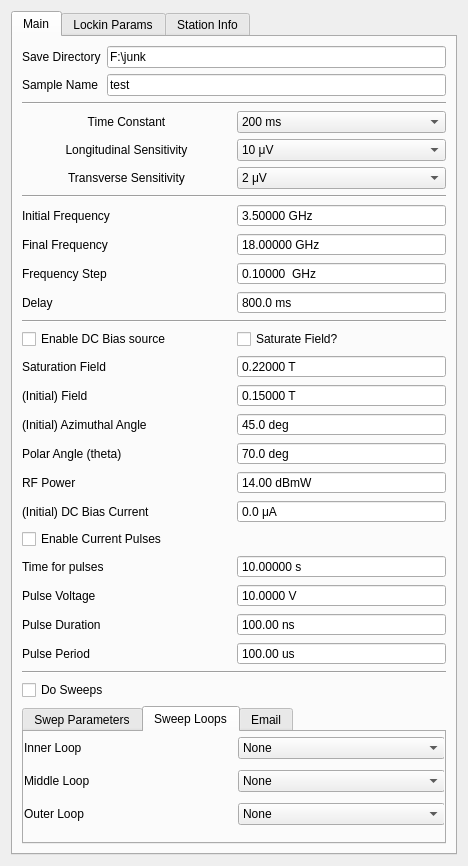
<?xml version="1.0" encoding="UTF-8"?>
<ui version="4.0">
 <class>Form</class>
 <widget class="QWidget" name="Form">
  <property name="geometry">
   <rect>
    <x>0</x>
    <y>0</y>
    <width>468</width>
    <height>866</height>
   </rect>
  </property>
  <property name="windowTitle">
   <string>Form</string>
  </property>
  <layout class="QVBoxLayout" name="verticalLayout">
   <item>
    <widget class="QTabWidget" name="tabWidget">
     <property name="currentIndex">
      <number>0</number>
     </property>
     <widget class="QWidget" name="tab">
      <attribute name="title">
       <string>Main</string>
      </attribute>
      <layout class="QVBoxLayout" name="verticalLayout_10">
       <item>
        <layout class="QGridLayout" name="save_params">
         <item row="3" column="1">
          <widget class="QLineEdit" name="sample_name">
           <property name="text">
            <string>test</string>
           </property>
           <property name="placeholderText">
            <string>test</string>
           </property>
          </widget>
         </item>
         <item row="3" column="0">
          <widget class="QLabel" name="label_12">
           <property name="enabled">
            <bool>true</bool>
           </property>
           <property name="text">
            <string>Sample Name</string>
           </property>
          </widget>
         </item>
         <item row="2" column="0">
          <widget class="QLabel" name="label_8">
           <property name="text">
            <string>Save Directory</string>
           </property>
          </widget>
         </item>
         <item row="2" column="1">
          <widget class="QLineEdit" name="save_dir">
           <property name="text">
            <string>F:\junk</string>
           </property>
          </widget>
         </item>
        </layout>
       </item>
       <item>
        <widget class="Line" name="line_3">
         <property name="orientation">
          <enum>Qt::Horizontal</enum>
         </property>
        </widget>
       </item>
       <item>
        <layout class="QGridLayout" name="lockin_params">
         <item row="3" column="0">
          <widget class="QLabel" name="label_2">
           <property name="text">
            <string>Longitudinal Sensitivity</string>
           </property>
           <property name="alignment">
            <set>Qt::AlignCenter</set>
           </property>
          </widget>
         </item>
         <item row="4" column="0">
          <widget class="QLabel" name="label_50">
           <property name="text">
            <string>Transverse Sensitivity</string>
           </property>
           <property name="alignment">
            <set>Qt::AlignCenter</set>
           </property>
          </widget>
         </item>
         <item row="3" column="1">
          <widget class="QComboBox" name="sensitivityL">
           <property name="editable">
            <bool>false</bool>
           </property>
           <property name="currentIndex">
            <number>12</number>
           </property>
           <item>
            <property name="text">
             <string>0 V</string>
            </property>
           </item>
           <item>
            <property name="text">
             <string>2 nV</string>
            </property>
           </item>
           <item>
            <property name="text">
             <string>5 nV</string>
            </property>
           </item>
           <item>
            <property name="text">
             <string>10 nV</string>
            </property>
           </item>
           <item>
            <property name="text">
             <string>20 nV</string>
            </property>
           </item>
           <item>
            <property name="text">
             <string>50 nV</string>
            </property>
           </item>
           <item>
            <property name="text">
             <string>100 nV</string>
            </property>
           </item>
           <item>
            <property name="text">
             <string>200 nV</string>
            </property>
           </item>
           <item>
            <property name="text">
             <string>500 nV</string>
            </property>
           </item>
           <item>
            <property name="text">
             <string>1 μV</string>
            </property>
           </item>
           <item>
            <property name="text">
             <string>2 μV</string>
            </property>
           </item>
           <item>
            <property name="text">
             <string>5 μV</string>
            </property>
           </item>
           <item>
            <property name="text">
             <string>10 μV</string>
            </property>
           </item>
           <item>
            <property name="text">
             <string>20 μV</string>
            </property>
           </item>
           <item>
            <property name="text">
             <string>50 μV</string>
            </property>
           </item>
           <item>
            <property name="text">
             <string>100 μV</string>
            </property>
           </item>
           <item>
            <property name="text">
             <string>200 μV</string>
            </property>
           </item>
           <item>
            <property name="text">
             <string>500 μV</string>
            </property>
           </item>
           <item>
            <property name="text">
             <string>1 mV</string>
            </property>
           </item>
           <item>
            <property name="text">
             <string>2 mV</string>
            </property>
           </item>
           <item>
            <property name="text">
             <string>5 mV</string>
            </property>
           </item>
           <item>
            <property name="text">
             <string>10 mV</string>
            </property>
           </item>
           <item>
            <property name="text">
             <string>20 mV</string>
            </property>
           </item>
           <item>
            <property name="text">
             <string>50 mV</string>
            </property>
           </item>
           <item>
            <property name="text">
             <string>100 mV</string>
            </property>
           </item>
           <item>
            <property name="text">
             <string>200 mV</string>
            </property>
           </item>
           <item>
            <property name="text">
             <string>500 mV</string>
            </property>
           </item>
           <item>
            <property name="text">
             <string>1 V</string>
            </property>
           </item>
          </widget>
         </item>
         <item row="2" column="1">
          <widget class="QComboBox" name="time_constant">
           <property name="currentText">
            <string>200 ms</string>
           </property>
           <property name="currentIndex">
            <number>12</number>
           </property>
           <item>
            <property name="text">
             <string>10 μs</string>
            </property>
           </item>
           <item>
            <property name="text">
             <string>20 μs</string>
            </property>
           </item>
           <item>
            <property name="text">
             <string>40 μs</string>
            </property>
           </item>
           <item>
            <property name="text">
             <string>80 μs</string>
            </property>
           </item>
           <item>
            <property name="text">
             <string>160 μs</string>
            </property>
           </item>
           <item>
            <property name="text">
             <string>320 μs</string>
            </property>
           </item>
           <item>
            <property name="text">
             <string>640 μs</string>
            </property>
           </item>
           <item>
            <property name="text">
             <string>5 ms</string>
            </property>
           </item>
           <item>
            <property name="text">
             <string>10 ms</string>
            </property>
           </item>
           <item>
            <property name="text">
             <string>20 ms</string>
            </property>
           </item>
           <item>
            <property name="text">
             <string>50 ms</string>
            </property>
           </item>
           <item>
            <property name="text">
             <string>100 ms</string>
            </property>
           </item>
           <item>
            <property name="text">
             <string>200 ms</string>
            </property>
           </item>
           <item>
            <property name="text">
             <string>500 ms</string>
            </property>
           </item>
           <item>
            <property name="text">
             <string>1 s</string>
            </property>
           </item>
           <item>
            <property name="text">
             <string>2 s</string>
            </property>
           </item>
           <item>
            <property name="text">
             <string>5 s</string>
            </property>
           </item>
           <item>
            <property name="text">
             <string>10 s</string>
            </property>
           </item>
           <item>
            <property name="text">
             <string>20 s</string>
            </property>
           </item>
           <item>
            <property name="text">
             <string>50 s</string>
            </property>
           </item>
           <item>
            <property name="text">
             <string>100 s</string>
            </property>
           </item>
           <item>
            <property name="text">
             <string>200 s</string>
            </property>
           </item>
           <item>
            <property name="text">
             <string>500 s</string>
            </property>
           </item>
           <item>
            <property name="text">
             <string>1 ks</string>
            </property>
           </item>
           <item>
            <property name="text">
             <string>2 ks</string>
            </property>
           </item>
           <item>
            <property name="text">
             <string>5 ks</string>
            </property>
           </item>
           <item>
            <property name="text">
             <string>10 ks</string>
            </property>
           </item>
           <item>
            <property name="text">
             <string>20 ks</string>
            </property>
           </item>
           <item>
            <property name="text">
             <string>50 ks</string>
            </property>
           </item>
          </widget>
         </item>
         <item row="2" column="0">
          <widget class="QLabel" name="label_3">
           <property name="text">
            <string>Time Constant</string>
           </property>
           <property name="alignment">
            <set>Qt::AlignCenter</set>
           </property>
          </widget>
         </item>
         <item row="4" column="1">
          <widget class="QComboBox" name="sensitivityT">
           <property name="editable">
            <bool>false</bool>
           </property>
           <property name="currentIndex">
            <number>10</number>
           </property>
           <item>
            <property name="text">
             <string>0 V</string>
            </property>
           </item>
           <item>
            <property name="text">
             <string>2 nV</string>
            </property>
           </item>
           <item>
            <property name="text">
             <string>5 nV</string>
            </property>
           </item>
           <item>
            <property name="text">
             <string>10 nV</string>
            </property>
           </item>
           <item>
            <property name="text">
             <string>20 nV</string>
            </property>
           </item>
           <item>
            <property name="text">
             <string>50 nV</string>
            </property>
           </item>
           <item>
            <property name="text">
             <string>100 nV</string>
            </property>
           </item>
           <item>
            <property name="text">
             <string>200 nV</string>
            </property>
           </item>
           <item>
            <property name="text">
             <string>500 nV</string>
            </property>
           </item>
           <item>
            <property name="text">
             <string>1 μV</string>
            </property>
           </item>
           <item>
            <property name="text">
             <string>2 μV</string>
            </property>
           </item>
           <item>
            <property name="text">
             <string>5 μV</string>
            </property>
           </item>
           <item>
            <property name="text">
             <string>10 μV</string>
            </property>
           </item>
           <item>
            <property name="text">
             <string>20 μV</string>
            </property>
           </item>
           <item>
            <property name="text">
             <string>50 μV</string>
            </property>
           </item>
           <item>
            <property name="text">
             <string>100 μV</string>
            </property>
           </item>
           <item>
            <property name="text">
             <string>200 μV</string>
            </property>
           </item>
           <item>
            <property name="text">
             <string>500 μV</string>
            </property>
           </item>
           <item>
            <property name="text">
             <string>1 mV</string>
            </property>
           </item>
           <item>
            <property name="text">
             <string>2 mV</string>
            </property>
           </item>
           <item>
            <property name="text">
             <string>5 mV</string>
            </property>
           </item>
           <item>
            <property name="text">
             <string>10 mV</string>
            </property>
           </item>
           <item>
            <property name="text">
             <string>20 mV</string>
            </property>
           </item>
           <item>
            <property name="text">
             <string>50 mV</string>
            </property>
           </item>
           <item>
            <property name="text">
             <string>100 mV</string>
            </property>
           </item>
           <item>
            <property name="text">
             <string>200 mV</string>
            </property>
           </item>
           <item>
            <property name="text">
             <string>500 mV</string>
            </property>
           </item>
           <item>
            <property name="text">
             <string>1 V</string>
            </property>
           </item>
          </widget>
         </item>
        </layout>
       </item>
       <item>
        <widget class="Line" name="line_2">
         <property name="orientation">
          <enum>Qt::Horizontal</enum>
         </property>
        </widget>
       </item>
       <item>
        <layout class="QGridLayout" name="field_params">
         <item row="2" column="1">
          <widget class="QDoubleSpinBox" name="frequency_end">
           <property name="buttonSymbols">
            <enum>QAbstractSpinBox::NoButtons</enum>
           </property>
           <property name="suffix">
            <string> GHz</string>
           </property>
           <property name="decimals">
            <number>5</number>
           </property>
           <property name="minimum">
            <double>0.000000000000000</double>
           </property>
           <property name="maximum">
            <double>20.000000000000000</double>
           </property>
           <property name="singleStep">
            <double>0.000010000000000</double>
           </property>
           <property name="value">
            <double>18.000000000000000</double>
           </property>
          </widget>
         </item>
         <item row="2" column="0">
          <widget class="QLabel" name="label_5">
           <property name="text">
            <string>Final Frequency</string>
           </property>
          </widget>
         </item>
         <item row="1" column="1">
          <widget class="QDoubleSpinBox" name="frequency_start">
           <property name="buttonSymbols">
            <enum>QAbstractSpinBox::NoButtons</enum>
           </property>
           <property name="suffix">
            <string> GHz</string>
           </property>
           <property name="decimals">
            <number>5</number>
           </property>
           <property name="minimum">
            <double>0.000000000000000</double>
           </property>
           <property name="maximum">
            <double>20.000000000000000</double>
           </property>
           <property name="singleStep">
            <double>0.000010000000000</double>
           </property>
           <property name="value">
            <double>3.500000000000000</double>
           </property>
          </widget>
         </item>
         <item row="1" column="0">
          <widget class="QLabel" name="label_4">
           <property name="text">
            <string>Initial Frequency</string>
           </property>
          </widget>
         </item>
         <item row="3" column="1">
          <widget class="QDoubleSpinBox" name="frequency_step">
           <property name="buttonSymbols">
            <enum>QAbstractSpinBox::NoButtons</enum>
           </property>
           <property name="suffix">
            <string>  GHz</string>
           </property>
           <property name="decimals">
            <number>5</number>
           </property>
           <property name="minimum">
            <double>0.000000000000000</double>
           </property>
           <property name="maximum">
            <double>5.000000000000000</double>
           </property>
           <property name="singleStep">
            <double>0.100000000000000</double>
           </property>
           <property name="value">
            <double>0.100000000000000</double>
           </property>
          </widget>
         </item>
         <item row="3" column="0">
          <widget class="QLabel" name="label_6">
           <property name="text">
            <string>Frequency Step</string>
           </property>
          </widget>
         </item>
         <item row="4" column="0">
          <widget class="QLabel" name="label_15">
           <property name="text">
            <string>Delay</string>
           </property>
          </widget>
         </item>
         <item row="4" column="1">
          <widget class="QDoubleSpinBox" name="delay">
           <property name="buttonSymbols">
            <enum>QAbstractSpinBox::NoButtons</enum>
           </property>
           <property name="suffix">
            <string> ms</string>
           </property>
           <property name="decimals">
            <number>1</number>
           </property>
           <property name="maximum">
            <double>5000.000000000000000</double>
           </property>
           <property name="value">
            <double>800.000000000000000</double>
           </property>
          </widget>
         </item>
        </layout>
       </item>
       <item>
        <widget class="Line" name="line">
         <property name="orientation">
          <enum>Qt::Horizontal</enum>
         </property>
        </widget>
       </item>
       <item>
        <layout class="QGridLayout" name="initial_params">
         <item row="8" column="1">
          <widget class="QLabel" name="label_13">
           <property name="text">
            <string>RF Power</string>
           </property>
          </widget>
         </item>
         <item row="1" column="2">
          <widget class="QCheckBox" name="saturate">
           <property name="text">
            <string>Saturate Field?</string>
           </property>
          </widget>
         </item>
         <item row="2" column="1">
          <widget class="QLabel" name="label_7">
           <property name="text">
            <string>Saturation Field</string>
           </property>
          </widget>
         </item>
         <item row="9" column="2">
          <widget class="QDoubleSpinBox" name="bias_start">
           <property name="buttonSymbols">
            <enum>QAbstractSpinBox::NoButtons</enum>
           </property>
           <property name="suffix">
            <string> μA</string>
           </property>
           <property name="decimals">
            <number>1</number>
           </property>
           <property name="minimum">
            <double>-101000.000000000000000</double>
           </property>
           <property name="maximum">
            <double>101000.000000000000000</double>
           </property>
           <property name="singleStep">
            <double>0.100000000000000</double>
           </property>
           <property name="value">
            <double>0.000000000000000</double>
           </property>
          </widget>
         </item>
         <item row="12" column="2">
          <widget class="QDoubleSpinBox" name="pulse_volt">
           <property name="buttonSymbols">
            <enum>QAbstractSpinBox::NoButtons</enum>
           </property>
           <property name="suffix">
            <string> V</string>
           </property>
           <property name="decimals">
            <number>4</number>
           </property>
           <property name="maximum">
            <double>50.000000000000000</double>
           </property>
           <property name="value">
            <double>10.000000000000000</double>
           </property>
          </widget>
         </item>
         <item row="2" column="2">
          <widget class="QDoubleSpinBox" name="field_saturation">
           <property name="buttonSymbols">
            <enum>QAbstractSpinBox::NoButtons</enum>
           </property>
           <property name="suffix">
            <string> T</string>
           </property>
           <property name="decimals">
            <number>5</number>
           </property>
           <property name="minimum">
            <double>-0.300000000000000</double>
           </property>
           <property name="maximum">
            <double>0.300000000000000</double>
           </property>
           <property name="value">
            <double>0.220000000000000</double>
           </property>
          </widget>
         </item>
         <item row="8" column="2">
          <widget class="QDoubleSpinBox" name="rf_power">
           <property name="buttonSymbols">
            <enum>QAbstractSpinBox::NoButtons</enum>
           </property>
           <property name="suffix">
            <string> dBmW</string>
           </property>
           <property name="maximum">
            <double>50.000000000000000</double>
           </property>
           <property name="value">
            <double>14.000000000000000</double>
           </property>
          </widget>
         </item>
         <item row="1" column="1">
          <widget class="QCheckBox" name="use_bias">
           <property name="text">
            <string>Enable DC Bias source</string>
           </property>
          </widget>
         </item>
         <item row="12" column="1">
          <widget class="QLabel" name="label_26">
           <property name="text">
            <string>Pulse Voltage</string>
           </property>
          </widget>
         </item>
         <item row="6" column="2">
          <widget class="QDoubleSpinBox" name="azimuth_start">
           <property name="buttonSymbols">
            <enum>QAbstractSpinBox::NoButtons</enum>
           </property>
           <property name="suffix">
            <string> deg</string>
           </property>
           <property name="decimals">
            <number>1</number>
           </property>
           <property name="minimum">
            <double>-360.000000000000000</double>
           </property>
           <property name="maximum">
            <double>360.000000000000000</double>
           </property>
           <property name="singleStep">
            <double>0.500000000000000</double>
           </property>
           <property name="value">
            <double>45.000000000000000</double>
           </property>
          </widget>
         </item>
         <item row="5" column="1">
          <widget class="QLabel" name="label_29">
           <property name="text">
            <string>(Initial) Field</string>
           </property>
          </widget>
         </item>
         <item row="5" column="2">
          <widget class="QDoubleSpinBox" name="field_strength_start">
           <property name="buttonSymbols">
            <enum>QAbstractSpinBox::NoButtons</enum>
           </property>
           <property name="suffix">
            <string> T</string>
           </property>
           <property name="decimals">
            <number>5</number>
           </property>
           <property name="minimum">
            <double>-0.270000000000000</double>
           </property>
           <property name="maximum">
            <double>0.270000000000000</double>
           </property>
           <property name="value">
            <double>0.150000000000000</double>
           </property>
          </widget>
         </item>
         <item row="7" column="2">
          <widget class="QDoubleSpinBox" name="polar_angle">
           <property name="buttonSymbols">
            <enum>QAbstractSpinBox::NoButtons</enum>
           </property>
           <property name="suffix">
            <string> deg</string>
           </property>
           <property name="decimals">
            <number>1</number>
           </property>
           <property name="minimum">
            <double>-90.000000000000000</double>
           </property>
           <property name="maximum">
            <double>90.000000000000000</double>
           </property>
           <property name="singleStep">
            <double>0.010000000000000</double>
           </property>
           <property name="value">
            <double>70.000000000000000</double>
           </property>
          </widget>
         </item>
         <item row="6" column="1">
          <widget class="QLabel" name="label_14">
           <property name="text">
            <string>(Initial) Azimuthal Angle</string>
           </property>
          </widget>
         </item>
         <item row="9" column="1">
          <widget class="QLabel" name="label_20">
           <property name="text">
            <string>(Initial) DC Bias Current</string>
           </property>
          </widget>
         </item>
         <item row="11" column="1">
          <widget class="QLabel" name="label_27">
           <property name="text">
            <string>Time for pulses</string>
           </property>
          </widget>
         </item>
         <item row="11" column="2">
          <widget class="QDoubleSpinBox" name="time_pulse">
           <property name="buttonSymbols">
            <enum>QAbstractSpinBox::NoButtons</enum>
           </property>
           <property name="suffix">
            <string> s</string>
           </property>
           <property name="decimals">
            <number>5</number>
           </property>
           <property name="maximum">
            <double>100.000000000000000</double>
           </property>
           <property name="value">
            <double>10.000000000000000</double>
           </property>
          </widget>
         </item>
         <item row="10" column="1">
          <widget class="QCheckBox" name="pulsing">
           <property name="text">
            <string>Enable Current Pulses</string>
           </property>
          </widget>
         </item>
         <item row="7" column="1">
          <widget class="QLabel" name="label_17">
           <property name="text">
            <string>Polar Angle (theta)</string>
           </property>
          </widget>
         </item>
         <item row="13" column="1">
          <widget class="QLabel" name="label_28">
           <property name="text">
            <string>Pulse Duration</string>
           </property>
          </widget>
         </item>
         <item row="14" column="1">
          <widget class="QLabel" name="label_30">
           <property name="text">
            <string>Pulse Period</string>
           </property>
          </widget>
         </item>
         <item row="13" column="2">
          <widget class="QDoubleSpinBox" name="pulse_dur">
           <property name="buttonSymbols">
            <enum>QAbstractSpinBox::NoButtons</enum>
           </property>
           <property name="suffix">
            <string> ns</string>
           </property>
           <property name="minimum">
            <double>0.100000000000000</double>
           </property>
           <property name="maximum">
            <double>102.000000000000000</double>
           </property>
           <property name="value">
            <double>100.000000000000000</double>
           </property>
          </widget>
         </item>
         <item row="14" column="2">
          <widget class="QDoubleSpinBox" name="pulse_period">
           <property name="buttonSymbols">
            <enum>QAbstractSpinBox::NoButtons</enum>
           </property>
           <property name="suffix">
            <string> us</string>
           </property>
           <property name="minimum">
            <double>10.000000000000000</double>
           </property>
           <property name="maximum">
            <double>1000000.000000000000000</double>
           </property>
           <property name="value">
            <double>100.000000000000000</double>
           </property>
          </widget>
         </item>
        </layout>
       </item>
       <item>
        <widget class="Line" name="line_5">
         <property name="orientation">
          <enum>Qt::Horizontal</enum>
         </property>
        </widget>
       </item>
       <item>
        <widget class="QCheckBox" name="do_sweeps">
         <property name="text">
          <string>Do Sweeps</string>
         </property>
        </widget>
       </item>
       <item>
        <widget class="QTabWidget" name="tabWidget_3">
         <property name="currentIndex">
          <number>1</number>
         </property>
         <widget class="QWidget" name="tab_7">
          <attribute name="title">
           <string>Swep Parameters</string>
          </attribute>
          <widget class="QWidget" name="gridLayoutWidget_4">
           <property name="geometry">
            <rect>
             <x>-1</x>
             <y>-1</y>
             <width>421</width>
             <height>188</height>
            </rect>
           </property>
           <layout class="QGridLayout" name="gridLayout_5">
            <item row="0" column="1">
             <widget class="QDoubleSpinBox" name="field_strength_end">
              <property name="buttonSymbols">
               <enum>QAbstractSpinBox::NoButtons</enum>
              </property>
              <property name="suffix">
               <string> T</string>
              </property>
              <property name="minimum">
               <double>-0.270000000000000</double>
              </property>
              <property name="maximum">
               <double>0.270000000000000</double>
              </property>
              <property name="value">
               <double>0.250000000000000</double>
              </property>
             </widget>
            </item>
            <item row="2" column="0">
             <widget class="QLabel" name="label_9">
              <property name="text">
               <string>Azimuthal Final Angle</string>
              </property>
             </widget>
            </item>
            <item row="4" column="0">
             <widget class="QLabel" name="label_11">
              <property name="text">
               <string>Final Bias Current</string>
              </property>
             </widget>
            </item>
            <item row="4" column="1">
             <widget class="QDoubleSpinBox" name="bias_end">
              <property name="buttonSymbols">
               <enum>QAbstractSpinBox::NoButtons</enum>
              </property>
              <property name="suffix">
               <string> uA</string>
              </property>
              <property name="maximum">
               <double>10000.000000000000000</double>
              </property>
              <property name="value">
               <double>1000.000000000000000</double>
              </property>
             </widget>
            </item>
            <item row="2" column="1">
             <widget class="QDoubleSpinBox" name="azimuth_end">
              <property name="buttonSymbols">
               <enum>QAbstractSpinBox::NoButtons</enum>
              </property>
              <property name="suffix">
               <string> deg</string>
              </property>
              <property name="maximum">
               <double>360.000000000000000</double>
              </property>
              <property name="value">
               <double>170.000000000000000</double>
              </property>
             </widget>
            </item>
            <item row="1" column="0">
             <widget class="QLabel" name="label_19">
              <property name="text">
               <string>Field Step</string>
              </property>
             </widget>
            </item>
            <item row="3" column="1">
             <widget class="QDoubleSpinBox" name="azimuth_step">
              <property name="buttonSymbols">
               <enum>QAbstractSpinBox::NoButtons</enum>
              </property>
              <property name="suffix">
               <string> deg</string>
              </property>
              <property name="value">
               <double>10.000000000000000</double>
              </property>
             </widget>
            </item>
            <item row="3" column="0">
             <widget class="QLabel" name="label_10">
              <property name="text">
               <string>Azimuthal Angle Step</string>
              </property>
             </widget>
            </item>
            <item row="1" column="1">
             <widget class="QDoubleSpinBox" name="field_strength_step">
              <property name="buttonSymbols">
               <enum>QAbstractSpinBox::NoButtons</enum>
              </property>
              <property name="suffix">
               <string> T</string>
              </property>
              <property name="maximum">
               <double>0.270000000000000</double>
              </property>
              <property name="value">
               <double>0.050000000000000</double>
              </property>
             </widget>
            </item>
            <item row="0" column="0">
             <widget class="QLabel" name="label_18">
              <property name="text">
               <string>Final Field</string>
              </property>
             </widget>
            </item>
            <item row="5" column="0">
             <widget class="QLabel" name="label_16">
              <property name="text">
               <string>Bias Current Step</string>
              </property>
             </widget>
            </item>
            <item row="5" column="1">
             <widget class="QDoubleSpinBox" name="bias_step">
              <property name="buttonSymbols">
               <enum>QAbstractSpinBox::NoButtons</enum>
              </property>
              <property name="suffix">
               <string> uA</string>
              </property>
              <property name="maximum">
               <double>1000.000000000000000</double>
              </property>
              <property name="value">
               <double>500.000000000000000</double>
              </property>
             </widget>
            </item>
           </layout>
          </widget>
         </widget>
         <widget class="QWidget" name="tab_9">
          <attribute name="title">
           <string>Sweep Loops</string>
          </attribute>
          <widget class="QWidget" name="gridLayoutWidget_5">
           <property name="geometry">
            <rect>
             <x>0</x>
             <y>0</y>
             <width>421</width>
             <height>101</height>
            </rect>
           </property>
           <layout class="QGridLayout" name="gridLayout_6">
            <item row="1" column="0">
             <widget class="QLabel" name="label_23">
              <property name="text">
               <string>Middle Loop</string>
              </property>
             </widget>
            </item>
            <item row="0" column="1">
             <widget class="QComboBox" name="comboBox">
              <item>
               <property name="text">
                <string>None</string>
               </property>
              </item>
             </widget>
            </item>
            <item row="1" column="1">
             <widget class="QComboBox" name="comboBox_2">
              <item>
               <property name="text">
                <string>None</string>
               </property>
              </item>
             </widget>
            </item>
            <item row="0" column="0">
             <widget class="QLabel" name="label_21">
              <property name="text">
               <string>Inner Loop</string>
              </property>
             </widget>
            </item>
            <item row="2" column="0">
             <widget class="QLabel" name="label_22">
              <property name="text">
               <string>Outer Loop</string>
              </property>
             </widget>
            </item>
            <item row="2" column="1">
             <widget class="QComboBox" name="comboBox_3">
              <item>
               <property name="text">
                <string>None</string>
               </property>
              </item>
             </widget>
            </item>
           </layout>
          </widget>
         </widget>
         <widget class="QWidget" name="tab_8">
          <attribute name="title">
           <string>Email</string>
          </attribute>
          <widget class="QWidget" name="gridLayoutWidget_6">
           <property name="geometry">
            <rect>
             <x>0</x>
             <y>0</y>
             <width>421</width>
             <height>141</height>
            </rect>
           </property>
           <layout class="QGridLayout" name="gridLayout_7">
            <item row="0" column="0">
             <widget class="QLabel" name="label_24">
              <property name="text">
               <string>Notification Email Address:</string>
              </property>
             </widget>
            </item>
            <item row="0" column="1">
             <widget class="QLineEdit" name="notify_email"/>
            </item>
            <item row="1" column="0">
             <widget class="QCheckBox" name="notify_at_end">
              <property name="text">
               <string>Notify When Finished</string>
              </property>
             </widget>
            </item>
           </layout>
          </widget>
         </widget>
        </widget>
       </item>
      </layout>
     </widget>
     <widget class="QWidget" name="tab_2">
      <attribute name="title">
       <string>Lockin Params</string>
      </attribute>
      <layout class="QVBoxLayout" name="verticalLayout_7">
       <item>
        <layout class="QGridLayout" name="gridLayout_3">
         <item row="3" column="1">
          <widget class="QDoubleSpinBox" name="lockin_ac_gainL">
           <property name="buttonSymbols">
            <enum>QAbstractSpinBox::NoButtons</enum>
           </property>
           <property name="suffix">
            <string> dB</string>
           </property>
           <property name="maximum">
            <double>50.000000000000000</double>
           </property>
           <property name="value">
            <double>20.000000000000000</double>
           </property>
          </widget>
         </item>
         <item row="0" column="0">
          <widget class="QLabel" name="label">
           <property name="text">
            <string>AM Frequency</string>
           </property>
          </widget>
         </item>
         <item row="5" column="0">
          <widget class="QLabel" name="label_52">
           <property name="text">
            <string>Longitudinal Sense Mode</string>
           </property>
          </widget>
         </item>
         <item row="3" column="0">
          <widget class="QLabel" name="label_13">
           <property name="text">
            <string>Longitudinal AC Gain</string>
           </property>
          </widget>
         </item>
         <item row="1" column="1">
          <widget class="QDoubleSpinBox" name="phaseL">
           <property name="buttonSymbols">
            <enum>QAbstractSpinBox::NoButtons</enum>
           </property>
           <property name="suffix">
            <string> deg</string>
           </property>
           <property name="minimum">
            <double>-360.000000000000000</double>
           </property>
           <property name="maximum">
            <double>360.000000000000000</double>
           </property>
          </widget>
         </item>
         <item row="0" column="1">
          <widget class="QDoubleSpinBox" name="AM_freq">
           <property name="buttonSymbols">
            <enum>QAbstractSpinBox::NoButtons</enum>
           </property>
           <property name="suffix">
            <string> Hz</string>
           </property>
           <property name="maximum">
            <double>99999.000000000000000</double>
           </property>
           <property name="value">
            <double>1713.000000000000000</double>
           </property>
          </widget>
         </item>
         <item row="5" column="1">
          <widget class="QComboBox" name="lockin_sense_modeL">
           <property name="currentIndex">
            <number>0</number>
           </property>
           <item>
            <property name="text">
             <string>A</string>
            </property>
           </item>
           <item>
            <property name="text">
             <string>-B</string>
            </property>
           </item>
           <item>
            <property name="text">
             <string>A-B</string>
            </property>
           </item>
          </widget>
         </item>
         <item row="1" column="0">
          <widget class="QLabel" name="label_51">
           <property name="text">
            <string>Longitudinal Phase Offset</string>
           </property>
          </widget>
         </item>
         <item row="2" column="0">
          <widget class="QLabel" name="label_53">
           <property name="text">
            <string>Transverse Phase Offset</string>
           </property>
          </widget>
         </item>
         <item row="2" column="1">
          <widget class="QDoubleSpinBox" name="phaseT">
           <property name="buttonSymbols">
            <enum>QAbstractSpinBox::NoButtons</enum>
           </property>
           <property name="suffix">
            <string> deg</string>
           </property>
           <property name="minimum">
            <double>-360.000000000000000</double>
           </property>
           <property name="maximum">
            <double>360.000000000000000</double>
           </property>
          </widget>
         </item>
         <item row="6" column="0">
          <widget class="QLabel" name="label_54">
           <property name="text">
            <string>Transverse Sense Mode</string>
           </property>
          </widget>
         </item>
         <item row="6" column="1">
          <widget class="QComboBox" name="lockin_sense_modeT">
           <property name="currentIndex">
            <number>2</number>
           </property>
           <item>
            <property name="text">
             <string>A</string>
            </property>
           </item>
           <item>
            <property name="text">
             <string>-B</string>
            </property>
           </item>
           <item>
            <property name="text">
             <string>A-B</string>
            </property>
           </item>
          </widget>
         </item>
         <item row="4" column="0">
          <widget class="QLabel" name="label_25">
           <property name="text">
            <string>Longitudinal AC Gain</string>
           </property>
          </widget>
         </item>
         <item row="4" column="1">
          <widget class="QDoubleSpinBox" name="lockin_ac_gainT">
           <property name="buttonSymbols">
            <enum>QAbstractSpinBox::NoButtons</enum>
           </property>
           <property name="suffix">
            <string> dB</string>
           </property>
           <property name="maximum">
            <double>50.000000000000000</double>
           </property>
           <property name="value">
            <double>20.000000000000000</double>
           </property>
          </widget>
         </item>
        </layout>
       </item>
       <item>
        <spacer name="verticalSpacer">
         <property name="orientation">
          <enum>Qt::Vertical</enum>
         </property>
         <property name="sizeHint" stdset="0">
          <size>
           <width>20</width>
           <height>764</height>
          </size>
         </property>
        </spacer>
       </item>
      </layout>
     </widget>
     <widget class="QWidget" name="tab_3">
      <attribute name="title">
       <string>Station Info</string>
      </attribute>
      <layout class="QVBoxLayout" name="verticalLayout_4">
       <item>
        <layout class="QGridLayout" name="station_params">
         <item row="0" column="0">
          <widget class="QLabel" name="label_12">
           <property name="enabled">
            <bool>true</bool>
           </property>
           <property name="text">
            <string>Probe Station</string>
           </property>
          </widget>
         </item>
         <item row="0" column="1">
          <widget class="QLabel" name="station_name">
           <property name="enabled">
            <bool>true</bool>
           </property>
          </widget>
         </item>
         <item row="2" column="0" colspan="2">
          <widget class="QLineEdit" name="calib_file"/>
         </item>
         <item row="1" column="0">
          <widget class="QLabel" name="label_12">
           <property name="enabled">
            <bool>true</bool>
           </property>
           <property name="text">
            <string>Calibration File</string>
           </property>
          </widget>
         </item>
        </layout>
       </item>
       <item>
        <spacer name="verticalSpacer_2">
         <property name="orientation">
          <enum>Qt::Vertical</enum>
         </property>
         <property name="sizeHint" stdset="0">
          <size>
           <width>20</width>
           <height>842</height>
          </size>
         </property>
        </spacer>
       </item>
      </layout>
     </widget>
    </widget>
   </item>
  </layout>
 </widget>
 <resources/>
 <connections/>
</ui>
